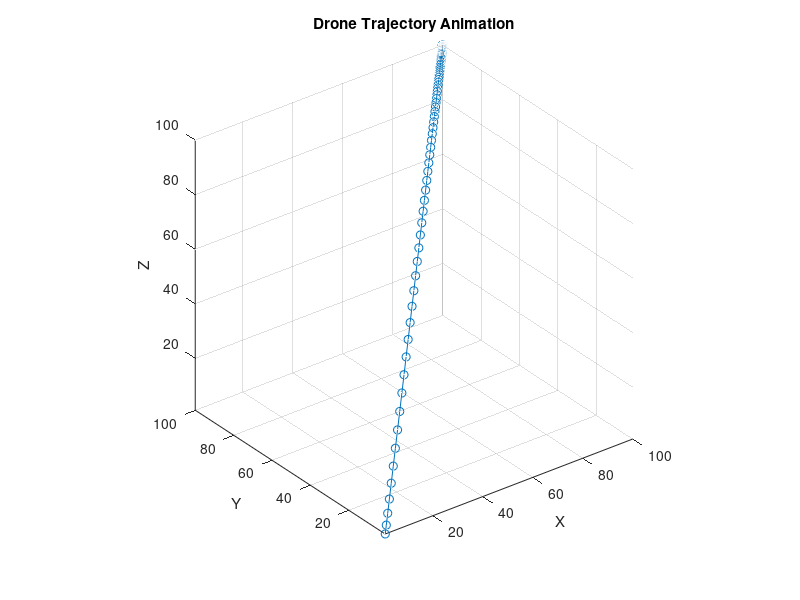
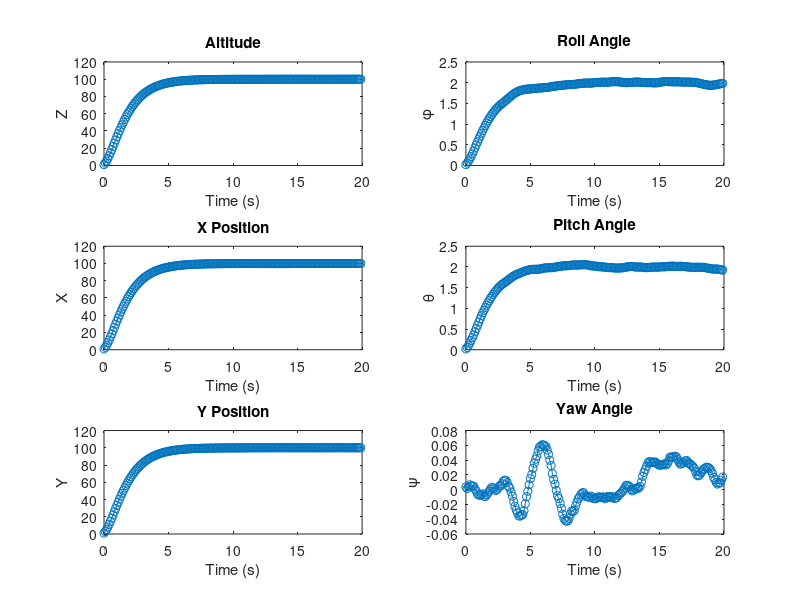

Here is the MATLAB script that generated these plots, in order: (Note: this script raises an error after producing the figures.)
clear all;
close all;
clc;

%% Parameters of drone
m = 0.6150; % mass
g = 9.81; % gravity

omega = 0.4; % We define omega = -w1-w2+w3+w4, with wi the angular velocity for each rotor.
Jx = 0.0154;
Jy = 0.0154;
Jz = 0.0309;
Jr = 0.05; % Inertia of the entire motors and rotors around the axis of the body.

a1 = (Jy - Jz) / Jx;  b1 = Jr * omega / Jx;  c1 = 1 / Jx;
a2 = (Jz - Jx) / Jy;  b2 = Jr * omega / Jy;  c2 = 1 / Jy;
a3 = (Jx - Jy) / Jz;  c3 = 1 / Jz;

%% Initialization
% Initial position, velocity, acceleration, and pose
x = 0;  x_dot = 0;
y = 0;  y_dot = 0;
z = 0;  z_dot = 0;

phi = 0;  phi_dot = 0;
theta = 0;  theta_dot = 0;
psi = 0;  psi_dot = 0;

% Target position, velocity, acceleration, and pose
xd = 100;  xd_v = 0;  xd_a = 0;
yd = 100;  yd_v = 0;  yd_a = 0;
zd = 100;  zd_v = 0;  zd_a = 0;

phid = 2;  phid_dot = 0;  phid_double_dot = 0;
thetad = 2;  thetad_dot = 0;  thetad_double_dot = 0;
psid = 0;  psid_dot = 0;  psid_double_dot = 0;

% Gains
k1 = 1;
k2 = 1;
k3 = 1;
k4 = 1;
k5 = 1;
k6 = 1;
k7 = 1;
k8 = 1;
k9 = 1;
k10 = 1;
k11 = 1;
k12 = 1;

%% Definition of State Space
% States
x1 = phi;
x2 = phi_dot;
x3 = theta;
x4 = theta_dot;
x5 = psi;
x6 = psi_dot;
x7 = z;
x8 = z_dot;
x9 = x;
x10 = x_dot;  
x11 = y;
x12 = y_dot;

%% Loop

num_steps = 200;
dt = 0.1;  % Adjusted time step for better animation

% Arrays to store state values
phi_array = zeros(num_steps, 1);
theta_array = zeros(num_steps, 1);
psi_array = zeros(num_steps, 1);
z_array = zeros(num_steps, 1);
x_array = zeros(num_steps, 1);
y_array = zeros(num_steps, 1);

figure;

for t = 1:num_steps
%     % Without noises
%     x1 = phi;
%     x2 = phi_dot;
%     x3 = theta;
%     x4 = theta_dot;
%     x5 = psi;
%     x6 = psi_dot;
%     x7 = z;
%     x8 = z_dot;
%     x9 = x;
%     x10 = x_dot;
%     x11 = y;
%     x12 = y_dot;
    
    % Adding noises to states
    x1 = phi+0.1*randn(1);
    x2 = phi_dot+0.1*randn(1);
    x3 = theta+0.1*randn(1);
    x4 = theta_dot+0.1*randn(1);
    x5 = psi+0.1*randn(1);
    x6 = psi_dot+0.1*randn(1);
    x7 = z+0*randn(1);
    x8 = z_dot+0.1*randn(1);
    x9 = x+0.1*randn(1);
    x10 = x_dot+0.1*randn(1);
    x11 = y+0.1*randn(1);
    x12 = y_dot+0.1*randn(1);
    
    % Position system
    ez_dot = x8 - zd_v;
    e2 = x8 - zd_v + k1 * (x7 - zd);
    ex_dot = x10 - xd_v;
    e3 = x10 - xd_v + k3 * (x9 - xd);
    ey_dot = x12 - yd_v;
    e4 = x12 - yd_v + k5 * (x11 - yd);
    
    u1 = m * (g - zd_a + k1 * ez_dot + k2 * e2) / (cos(x1) * cos(x3));
    ux = m * (-xd_a + k3 * ex_dot + k4 * e3) / u1;
    uy = m * (-yd_a + k5 * ey_dot + k6 * e4) / u1;

    % Pose system
%     phid = asin(ux * sin(x5) - uy * cos(x5));
%     thetad = asin(ux / (cos(x1) * cos(x5)) - sin(x1) * sin(x5) / (cos(x1) * cos(x5)));
    
    ephi_dot = x2 - phid_dot;
    e5 = x2 - phid_dot + k7 * (x1 - phid);
    etheta_dot = x4 - thetad_dot;
    e6 = x4 - thetad_dot + k9 * (x3 - thetad);
    epsi_dot = x6 - psid_dot;
    e7 = x6 - psid_dot + k11 * (x5 - psid);
    
    u2 = (-x4 * x6 * a1 + x4 * b1 + phid_double_dot - k7 * ephi_dot - k8 * e5) / c1;
    u3 = (-x2 * x6 * a2 + x2 * b2 + thetad_double_dot - k9 * etheta_dot - k10 * e6) / c2;
    u4 = (-x2 * x4 * a3 + psid_double_dot - k11 * epsi_dot - k12 * e7) / c3;

    % Update of states
    phi_double_dot = x4 * x6 * a1 - x4 * b1 + c1 * u2;
    theta_double_dot = x2 * x6 * a2 - x2 * b2 + c2 * u3;
    psi_double_dot = x2 * x4 * a3 + c3 * u4;
    z_double_dot = g - u1 * cos(x1) * cos(x3) / m;
    x_double_dot = -u1 * ux / m;
    y_double_dot = -u1 * uy / m;

    % Euler integration to update velocities
    phi_dot = phi_dot + phi_double_dot * dt;
    theta_dot = theta_dot + theta_double_dot * dt;
    psi_dot = psi_dot + psi_double_dot * dt;
    z_dot = z_dot + z_double_dot * dt;
    x_dot = x_dot + x_double_dot * dt;
    y_dot = y_dot + y_double_dot * dt;

    % Euler integration to update states
    phi = phi + phi_dot * dt;
    theta = theta + theta_dot * dt;
    psi = psi + psi_dot * dt;
    z = z + z_dot * dt;
    x = x + x_dot * dt;
    y = y + y_dot * dt;
    
    % Store state values
    if t <= num_steps
        phi_array(t,1) = phi;
        theta_array(t) = theta;
        psi_array(t) = psi;
        z_array(t) = z;
        x_array(t) = x;
        y_array(t) = y;
    end

    % Plot animation
    plot3(x_array, y_array, z_array, '-o');
    xlabel('X');
    ylabel('Y');
    zlabel('Z');
    title('Drone Trajectory Animation');
    grid on;
    axis equal;
    drawnow;
end

%% Create subplots for each state variable
figure;

subplot(3, 2, 2);
plot(0:dt:(num_steps-1)*dt, phi_array, '-o');
xlabel('Time (s)');
ylabel('\phi');
title('Roll Angle');

subplot(3, 2, 4);
plot(0:dt:(num_steps-1)*dt, theta_array, '-o');
xlabel('Time (s)');
ylabel('\theta');
title('Pitch Angle');

subplot(3, 2, 6);
plot(0:dt:(num_steps-1)*dt, psi_array, '-o');
xlabel('Time (s)');
ylabel('\psi');
title('Yaw Angle');

subplot(3, 2, 1);
plot(0:dt:(num_steps-1)*dt, z_array, '-o');
xlabel('Time (s)');
ylabel('Z');
title('Altitude');

subplot(3, 2, 3);
plot(0:dt:(num_steps-1)*dt, x_array, '-o');
xlabel('Time (s)');
ylabel('X');
title('X Position');

subplot(3, 2, 5);
plot(0:dt:(num_steps-1)*dt, y_array, '-o');
xlabel('Time (s)');
ylabel('Y');
title('Y Position');

% Adjust the layout
sgtitle('Drone State Variables Over Time');